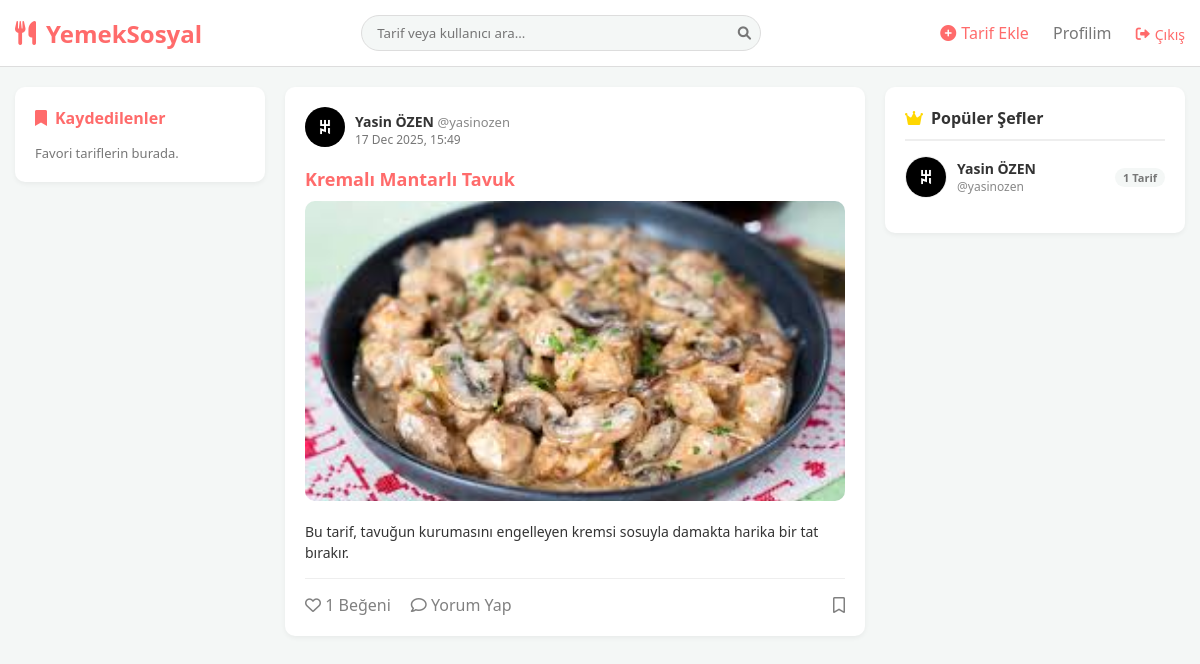
Page /index.php (signed in) on the committed database.
### tables this page shows
CREATE TABLE `recipes` (
  `id` int(11) NOT NULL,
  `user_id` int(11) DEFAULT NULL,
  `title` varchar(150) NOT NULL,
  `description` text DEFAULT NULL,
  `image` varchar(255) DEFAULT NULL,
  `ingredients` text DEFAULT NULL,
  `instructions` text DEFAULT NULL,
  `created_at` timestamp NOT NULL DEFAULT current_timestamp()
);

CREATE TABLE `users` (
  `id` int(11) NOT NULL,
  `username` varchar(50) NOT NULL,
  `full_name` varchar(100) NOT NULL,
  `email` varchar(100) NOT NULL,
  `phone` varchar(20) NOT NULL,
  `password` varchar(255) NOT NULL,
  `avatar` varchar(255) DEFAULT 'default.png',
  `verification_code` varchar(10) DEFAULT NULL,
  `is_verified` tinyint(1) DEFAULT 0,
  `created_at` timestamp NOT NULL DEFAULT current_timestamp(),
  `bio` text DEFAULT NULL,
  `role` enum('user','admin','manager') DEFAULT 'user'
);

### index.php (the view, shortened to what this page needs)
<?php
include 'includes/header.php';
$uid = $_SESSION['user_id'];
if (isset($_GET['q']) && !empty(trim($_GET['q']))) {
    $search_mode = true;
    $q = trim($_GET['q']);
    $search_term = "%" . $q . "%";
    $user_stmt = $pdo->prepare("SELECT * FROM users WHERE full_name LIKE ? OR username LIKE ?");
    $user_stmt->execute([$search_term, $search_term]);
    $found_users = $user_stmt->fetchAll();
    $recipe_stmt = $pdo->prepare("SELECT r.*, u.username, u.full_name, u.avatar
                                  FROM recipes r JOIN users u ON r.user_id = u.id
                                  WHERE r.title LIKE ? OR r.description LIKE ? OR r.ingredients LIKE ?
                                  ORDER BY r.created_at DESC");
    $recipe_stmt->execute([$search_term, $search_term, $search_term]);
    $stmt = $recipe_stmt;
} else {
    $stmt = $pdo->query("SELECT r.*, u.username, u.full_name, u.avatar FROM recipes r JOIN users u ON r.user_id = u.id ORDER BY r.created_at DESC");
}
$pop_chef_sql = "SELECT u.*, COUNT(r.id) as tarif_sayisi
                 FROM users u
                 LEFT JOIN recipes r ON u.id = r.user_id
                 GROUP BY u.id
                 HAVING tarif_sayisi > 0
                 ORDER BY tarif_sayisi DESC
                 LIMIT 7";
$popular_chefs = $pdo->query($pop_chef_sql)->fetchAll();
?>
<div class="main-layout">
    <aside class="left-sidebar">
        <a href="kaydedilenler.php" class="card" style="display:block; text-decoration:none; color:inherit;">
            <h3 class="sidebar-title" style="color:var(--primary);"><i class="fas fa-bookmark"></i> Kaydedilenler</h3>
            <p style="color:#777; font-size:13px;">Favori tariflerin burada.</p>
        </a>
    </aside>
    <main class="feed">
        <?php
        while ($row = $stmt->fetch()) {
            $pid = $row['id'];
            $is_liked = $pdo->query("SELECT count(*) FROM likes WHERE user_id=$uid AND recipe_id=$pid")->fetchColumn();
            $is_saved = $pdo->query("SELECT count(*) FROM saved_recipes WHERE user_id=$uid AND recipe_id=$pid")->fetchColumn();
            $like_count = $pdo->query("SELECT count(*) FROM likes WHERE recipe_id=$pid")->fetchColumn();
        ?>
            <div class="card">
                <div class="post-header">
                    <a href="profil.php?kullanici=<?php echo $row['username']; ?>">
                        <img src="uploads/<?php echo !empty($row['avatar']) ? $row['avatar'] : 'default.png'; ?>" class="avatar">
                    </a>
                    <div>
                        <div class="username">
                            <a href="profil.php?kullanici=<?php echo $row['username']; ?>">
                                <?php echo htmlspecialchars($row['full_name']); ?>
                            </a>
                            <span style="font-weight:normal; color:#888; font-size:13px;">@<?php echo htmlspecialchars($row['username']); ?></span>
                        </div>
                        <div class="time"><?php echo date("d M Y, H:i", strtotime($row['created_at'])); ?></div>
                    </div>
                </div>
                <h2 class="post-title">
                    <a href="tarif-detay.php?id=<?php echo $row['id']; ?>">
                        <?php echo htmlspecialchars($row['title']); ?>
                    </a>
                </h2>
                <?php if(!empty($row['image'])): ?>
                    <a href="tarif-detay.php?id=<?php echo $row['id']; ?>">
                        <img src="uploads/<?php echo $row['image']; ?>" class="post-image" alt="Tarif Resmi">
                    </a>
                <?php endif; ?>
                <div class="post-content">
                    <p><?php echo nl2br(htmlspecialchars($row['description'])); ?></p>
                </div>
                <div style="margin-top:15px; display:flex; gap:20px; color:gray; border-top: 1px solid #eee; padding-top: 15px;">
                    <a href="islem.php?begen=<?php echo $pid; ?>" style="text-decoration:none; color: <?php echo $is_liked ? 'red' : 'inherit'; ?>;">
                        <i class="<?php echo $is_liked ? 'fas' : 'far'; ?> fa-heart"></i>
                        <?php echo $like_count > 0 ? $like_count . ' Beğeni' : 'Beğen'; ?>
                    </a>
                    <a href="tarif-detay.php?id=<?php echo $pid; ?>" style="text-decoration:none; color:inherit;">
                        <i class="far fa-comment"></i> Yorum Yap
                    </a>
                    <a href="islem.php?kaydet=<?php echo $pid; ?>" style="color: <?php echo $is_saved ? 'var(--primary)' : 'inherit'; ?>; margin-left:auto;">
                        <i class="<?php echo $is_saved ? 'fas' : 'far'; ?> fa-bookmark"></i>
                    </a>
                </div>
            </div>
        <?php } ?>
    </main>
    <aside class="right-sidebar">
        <div class="card">
            <h3 class="sidebar-title" style="border-bottom: 2px solid #eee; padding-bottom: 10px; margin-bottom: 15px;">
                <i class="fas fa-crown" style="color:#ffd700;"></i> Popüler Şefler
            </h3>
            <ul class="sidebar-menu">
                <?php foreach($popular_chefs as $chef): ?>
                    <li style="margin-bottom: 15px;">
                        <a href="profil.php?kullanici=<?php echo $chef['username']; ?>" style="display: flex; align-items: center; gap: 10px; text-decoration: none; color: inherit;">
                            <img src="uploads/<?php echo !empty($chef['avatar']) ? $chef['avatar'] : 'default.png'; ?>"
                                 style="width: 40px; height: 40px; border-radius: 50%; object-fit: cover; border: 1px solid #eee;">
                            <div style="flex: 1;">
                                <div style="font-weight: bold; font-size: 14px; color: var(--text-dark);">
                                    <?php echo htmlspecialchars($chef['full_name']); ?>
                                </div>
                                <div style="font-size: 12px; color: #888;">
                                    @<?php echo htmlspecialchars($chef['username']); ?>
                                </div>
                            </div>
                            <span style="background: var(--bg-color); padding: 2px 8px; border-radius: 10px; font-size: 11px; color: var(--text-grey); font-weight: bold;">
                                <?php echo $chef['tarif_sayisi']; ?> Tarif
                            </span>
                        </a>
                    </li>
                <?php endforeach; ?>
            </ul>
        </div>
    </aside>
</div>
</body>
</html>

### includes/header.php (shortened to what this page needs)
<!DOCTYPE html>
<html lang="tr">
<head>
    <link rel="stylesheet" href="css/style.css">
    <link rel="stylesheet" href="https://cdnjs.cloudflare.com/ajax/libs/font-awesome/6.0.0/css/all.min.css">
</head>
<body>
<header>
    <div class="container navbar">
        <a href="index.php" class="logo">
            <i class="fas fa-utensils"></i> YemekSosyal
        </a>
        <div class="search-box">
            <form action="index.php" method="GET">
                <input type="text" name="q" class="search-input" placeholder="Tarif veya kullanıcı ara..."
                       value="<?php echo isset($_GET['q']) ? htmlspecialchars($_GET['q']) : ''; ?>">
                <button type="submit" class="search-btn"><i class="fas fa-search"></i></button>
            </form>
        </div>
          <nav class="nav-links">
            <a href="tarif-ekle.php" style="color: var(--primary);"><i class="fas fa-plus-circle"></i> Tarif Ekle</a>
            <a href="profil.php">
                Profilim
            </a>
            <a href="logout.php" style="color:var(--primary); font-size:14px;"><i class="fas fa-sign-out-alt"></i> Çıkış</a>
        </nav>
    </div>
</header>
<div class="container">

### css/style.css (style rules this page uses)
:root { --primary: #ff6b6b; --bg-color: #f4f7f6; --text-dark: #333; --text-grey: #777; --white: #fff; --border-radius: 10px; }
* { margin: 0; padding: 0; box-sizing: border_box; font-family: 'Segoe UI', sans-serif; }
body { background-color: var(--bg-color); color: var(--text-dark); }
a { text-decoration: none; color: inherit; }
ul { list-style: none; }
header { background: var(--white); padding: 15px 0; border-bottom: 1px solid #ddd; position: sticky; top: 0; z-index: 100; }
.container { max-width: 1200px; margin: 0 auto; padding: 0 15px; }
.navbar { display: flex; justify-content: space-between; align-items: center; }
.logo { font-size: 24px; font-weight: bold; color: var(--primary); display: flex; align-items: center; gap: 10px; }
.nav-links a { margin-left: 20px; font-weight: 500; color: var(--text-grey); display: inline-flex; align-items: center; gap: 5px; }
.main-layout { display: grid; grid-template-columns: 250px 1fr 300px; gap: 20px; margin-top: 20px; }
.card { background: var(--white); border-radius: var(--border-radius); padding: 20px; margin-bottom: 20px; box-shadow: 0 2px 5px rgba(0,0,0,0.05); }
.sidebar-title { font-size: 16px; margin-bottom: 15px; font-weight: bold; display: flex; align-items: center; gap: 8px; }
.sidebar-menu li { margin-bottom: 10px; color: var(--text-grey); cursor: pointer; }
.post-header { display: flex; align-items: center; gap: 10px; margin-bottom: 15px; }
.avatar { width: 40px; height: 40px; border-radius: 50%; object-fit: cover; background: #ddd; }
.username { font-weight: bold; font-size: 14px; }
.time { font-size: 12px; color: var(--text-grey); }
.post-title { font-size: 18px; color: var(--primary); margin-bottom: 10px; }
.post-image { width: 100%; height: 300px; object-fit: cover; border-radius: var(--border-radius); margin-bottom: 15px; }
.post-content { color: var(--text-dark); line-height: 1.5; font-size: 14px; }
.search-box { flex: 1; max-width: 400px; margin: 0 20px; position: relative; }
.search-box form { display: flex; align-items: center; }
.search-input { width: 100%; padding: 8px 15px; padding-right: 40px; border: 1px solid #ddd; border-radius: 20px; background: #f4f7f6; outline: none; transition: all 0.3s; }
.search-btn { position: absolute; right: 10px; background: none; border: none; color: #777; cursor: pointer; }

### rows in the picture
recipes: user.avatar (picture), user.full_name "Yasin ÖZEN", user.username "yasinozen", created_at "17 Dec 2025, 15:49", title "Kremalı Mantarlı Tavuk", image (picture), description "Bu tarif, tavuğun kurumasını engelleyen kremsi sosuyla damakta harika bir tat bırakır.", like_count "1"
users: avatar (picture), full_name "Yasin ÖZEN", username "yasinozen", tarif_sayisi "1"
